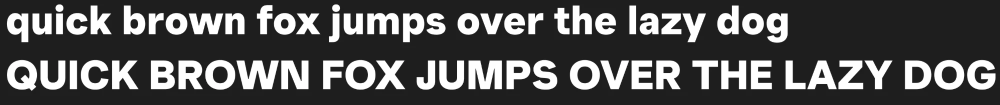
#> input picture reference/mockup-black.webp, 2000 x 210 px (shown at 1/2 size)
$ python compare.py ../reference/mockup-black.webp
#> lines starting #> are read from the running program, lines starting #| are printed output that depends on the picture; after the words box and inside, x2 and y2 are one past the last pixel; in counts of white or black regions, pixels touching at a corner belong together
"""Render the built font like the mockup's "new" line and compare letter boxes.

Usage: python tools/compare.py <mockup image> [font.ttf]
"""

import sys

import numpy as np
from PIL import Image, ImageDraw, ImageFont
from scipy import ndimage

TEXT = "quick brown fox jumps over the lazy dog"
LETTERS = TEXT.replace(" ", "")
SIZE = 96.2  # px; Inter's 1490-unit "l" is 70px tall in the mockup


def boxes(mask, x0=0):
    lab, _ = ndimage.label(mask)
    out = []
    for ys, xs in ndimage.find_objects(lab):
        if ys.stop - ys.start > 15:  # skip i/j dots
            out.append((xs.start + x0, xs.stop + x0, ys.start, ys.stop))
    out.sort()
    return out


def render(font_path):
    font = ImageFont.truetype(font_path, SIZE, layout_engine=ImageFont.Layout.BASIC)
    img = Image.new("L", (2400, 140), 0)
    ImageDraw.Draw(img).text((10, 0), TEXT, font=font, fill=255)
    return np.asarray(img) > 110


def main(mockup, font_path="build/PlaceholderSans-VF.ttf"):
#> called with mockup = '../reference/mockup-black.webp', font_path = 'build/PlaceholderSans-VF.ttf'
    im = np.asarray(Image.open(mockup).convert("L")) > 110
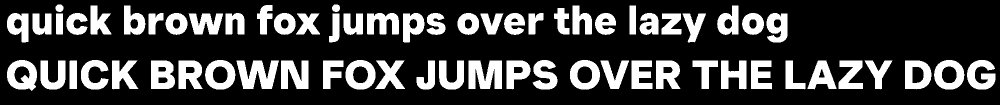
#> im: shape (210, 2000) bool (shown at 1/2 size); 24.3% white; 66 white regions, largest, box (x1, y1, x2, y2) and area: (473, 121, 558, 178) 3050, (937, 121, 1004, 178) 3014, (562, 121, 617, 178) 2387
    target = boxes(im[145:250, 170:], 170)
#> in boxes, `lab, _ = ndimage.label(mask)`:
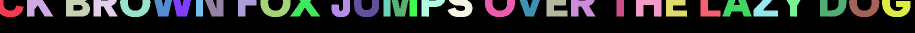
#> lab: shape (65, 1830) int32 (shown at 1/2 size); 34 distinct labels, from 0 to 33; one colour per label, 0 black
#> in boxes, `lab, _ = ndimage.label(mask)`:
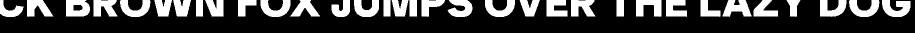
#> mask: shape (65, 1830) bool (shown at 1/2 size); 26.6% white; 33 white regions, largest, box (x1, y1, x2, y2) and area: (1764, 0, 1821, 34) 1303, (132, 0, 180, 33) 1284, (1445, 0, 1503, 34) 1216
#> the loop in boxes, `for ys, xs in ndimage.find_objects(lab):` made 33 passes
#> after the loop in boxes, `for ys, xs in ndimage.find_objects(lab):`: out = 33 items, first 6: (170, 217, 0, 34), (224, 277, 0, 34), (302, 350, 0, 33), (357, 405, 0, 33), (410, 471, 0, 34), (479, 514, 0, 33)
#> target has the same summary as out in boxes
    mine = boxes(render(font_path))
#> in render, `img = Image.new("L", (2400, 140), 0)`: img: PIL image 2400x140 L; every value is 0
#> in render, `ImageDraw.Draw(img).text((10, 0), TEXT, font=font, fill=255)`:
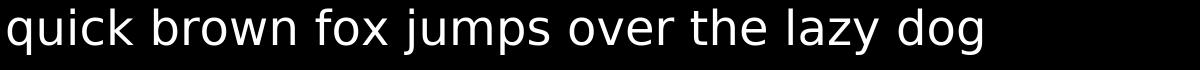
#> img: PIL image 2400x140 L (shown at 1/2 size); min 0, max 255, mean 27.1
#> in render, `return np.asarray(img) > 110`:
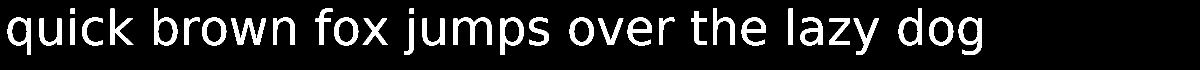
#> returned value: shape (140, 2400) bool (shown at 1/2 size); 10.7% white; 34 white regions, largest, box (x1, y1, x2, y2) and area: (462, 37, 532, 90) 1649, (907, 35, 983, 90) 1648, (1917, 35, 1964, 110) 1620
#> call 2 of boxes, with x0 = 0
#> in boxes (call 2), `lab, _ = ndimage.label(mask)`:
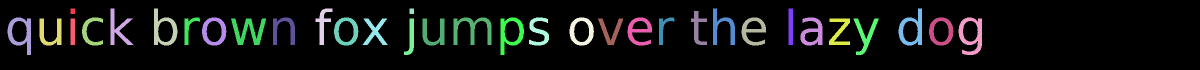
#> lab: shape (140, 2400) int32 (shown at 1/2 size); 35 distinct labels, from 0 to 34; one colour per label, 0 black
#> the loop in boxes (call 2), `for ys, xs in ndimage.find_objects(lab):` made 34 passes
#> after the loop in boxes (call 2), `for ys, xs in ndimage.find_objects(lab):`: out = 32 items, first 6: (221, 267, 17, 90), (308, 355, 17, 91), (631, 665, 17, 90), (1426, 1470, 17, 90), (1577, 1586, 17, 90), (1797, 1844, 17, 91)
#> mine = 32 items, first 6: (15, 62, 35, 110), (79, 123, 37, 91), (141, 150, 37, 90), (164, 206, 35, 91), (221, 267, 17, 90), (308, 355, 17, 91)
    if len(target) != len(mine):
        print("letter count mismatch", len(target), len(mine))
#| letter count mismatch 33 32
        return
    t0, m0 = target[0][0], mine[0][0]
    print("ch   mockup  mine   (ink width)   start offset")
    dw = []
    for c, t, m in zip(LETTERS, target, mine):
        tw, mw = t[1] - t[0], m[1] - m[0]
        dw.append(mw - tw)
        print(f"{c}    {tw:4d}  {mw:4d}   {mw - tw:+3d}         {(m[0] - m0) - (t[0] - t0):+4d}")
    def h(bs, chars):
        return np.mean([b[3] - b[2] for c, b in zip(LETTERS, bs) if c in chars])
    print(f"line length: mockup {target[-1][1] - t0}  mine {mine[-1][1] - m0}")
    print(f"x-height-ish (o,x,n,u,s,e): mockup {h(target, 'oxnuse'):.1f}  mine {h(mine, 'oxnuse'):.1f}")
    print(f"mean ink width diff {np.mean(dw):+.2f}px")


if __name__ == "__main__":
    main(*sys.argv[1:])
